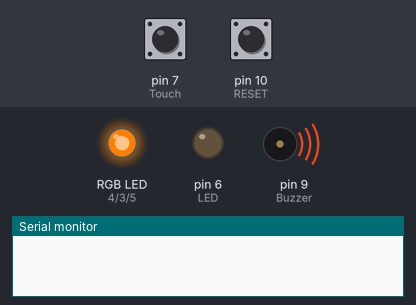
The sketch below on a simulated Arduino Uno, built with avr-gcc and run on an emulated ATmega328P. Parts: an RGB LED mixed from three pins (HIGH = lit), output pins drawn as LEDs (lit = HIGH), buzzer (waves = sounding), the last lines printed to the serial monitor. The test bench sets the inputs (shaded band); at power-on: pin 7 (Touch) LOW, pin 10 (RESET) LOW. Pins used as bus, display or sensor lines are not drawn.

Above: at 1.2 s.
1.3 s: pin 7 (Touch) pulled HIGH for 0.15 s
At 2.1 s:
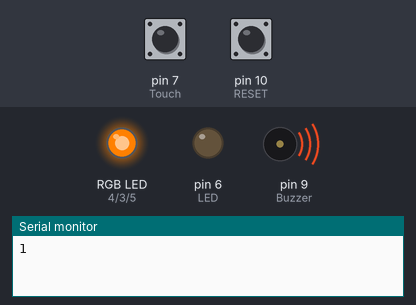
4.4 s: pin 7 (Touch) pulled HIGH for 1 s
At 7.6 s:
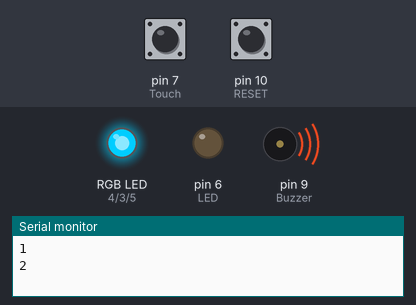
8.1 s: pin 10 (RESET) pulled HIGH for 0.15 s
At 8.9 s:
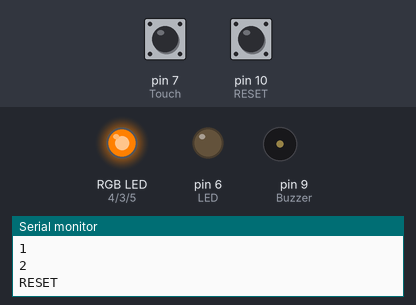
10.6 s: pin 10 (RESET) pulled HIGH for 1 s
13.1 s: pin 7 (Touch) pulled HIGH for 3.2 s
At 13.9 s:
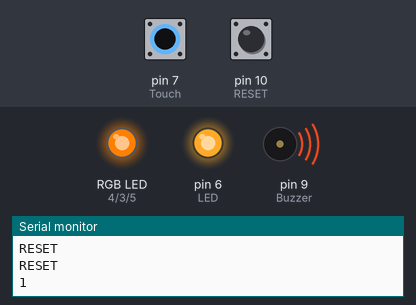
17.8 s: pin 7 (Touch) pulled HIGH for 1 s
At 18.7 s:
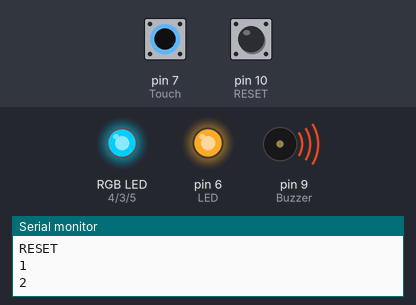
Timing chart, 0 to 21.3 s (numbered marks = the images above; inputs shaded):
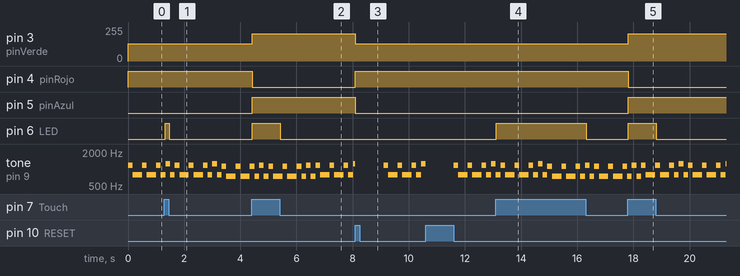

Measured:
- after the input at 1.3 s, pin 6 (LED): LOW → HIGH at once, → LOW 0.15 s later
- after the input at 4.4 s, pin 3 (pinVerde): 128/255 → 205/255 at once; pin 4 (pinRojo): HIGH → LOW at once; pin 5 (pinAzul): LOW → HIGH at once; pin 6 (LED): LOW → HIGH at once, → LOW 1.0 s later
- after the input at 8.1 s, pin 3 (pinVerde): 205/255 → 128/255 at once; pin 4 (pinRojo): LOW → HIGH at once; pin 5 (pinAzul): HIGH → LOW at once
- after the input at 13.1 s, pin 6 (LED): LOW → HIGH at once, → LOW 3.2 s later
- after the input at 17.8 s, pin 3 (pinVerde): 128/255 → 205/255 at once; pin 4 (pinRojo): HIGH → LOW at once; pin 5 (pinAzul): LOW → HIGH at once; pin 6 (LED): LOW → HIGH at once, → LOW 1.0 s later
- by itself, tone on pin 9 (Buzzer): plays 783 Hz for 0.17 s, 1174 Hz for 0.17 s, 783 Hz for 0.33 s, 1174 Hz for 0.17 s, 783 Hz for 0.33 s, 1174 Hz for 0.17 s … (23 notes in this stretch)

The sketch:

operando.ino
```cpp
#include <NonBlockingRtttl.h>

#define Buzzer 9

//Melodías en format RTTTL
const char * stranger = "StrangerThings:d=4,o=5,b=170:8c4,8p,8c4,8g,8b,8p,8c4,8p,8c4,8g,8e,8p,8c4,8p,8c4,8g,8b,8p,8c4,8p,8c4,8g,8e,8p,8c4,8p,8c4,8g,8b,8p,8c4,8p,8c4,8g,8e,8p,8c4,8p,8c4,8g,8b,8p,8c4,8p,8c4,8g,8e,8p,8p,8e4,8e,8g,8b,8p,8c4,8p,8c4,8g,8e,8p";
const char * halloween = "Halloween:d=4,o=5,b=180:8d6,8g,8g,8d6,8g,8g,8d6,8g,8d#6,8g,8d6,8g,8g,8d6,8g,8g,8d6,8g,8d#6,8g,8c#6,8f#,8f#,8c#6,8f#,8f#,8c#6,8f#,8d6,8f#,8c#6,8f#,8f#,8c#6,8f#,8f#,8c#6,8f#,8d6,8f#";

int LED = 6;
int Touch = 7;
int RESET = 10;

//Led RGB
int pinRojo = 4;
int pinVerde = 3;
int pinAzul = 5;

const int necessary_delay = 20; //milliseconds
bool isTouching = false;
unsigned long countStart;
int kill = 0;

void loopJuego() {
  unsigned long m = millis();

  digitalWrite(LED, isTouching);
  digitalWrite(Buzzer, isTouching);

  if (digitalRead(Touch) == HIGH) {
    if (isTouching) {
      countStart = m;
      return;
    }
    if (m - countStart >= necessary_delay) {
      countStart = m;
      kill++;
      cambiarColor(kill);
      Serial.println(kill);
      isTouching = true;
      return;
    }
  } else if (digitalRead(Touch) == LOW) {
    if (!isTouching) {
      countStart = m;
      return;
    }
    if (m - countStart >= necessary_delay) {
      countStart = m;
      isTouching = false;
      return;
    }
  }


}

//Colores
void setColor(int red, int green, int blue) {
  analogWrite(pinRojo, red);
  analogWrite(pinVerde, green);
  analogWrite(pinAzul, blue);
}

void cambiarColor(int kill) {

  if (kill > 1 && kill < 3) {
    setColor(52, 205, 255); //azul
  }
  if (kill > 2 && kill < 5) {
    setColor(118, 173, 253); //azul
  }
  if (kill > 4 && kill < 7) {
    setColor(0, 9, 228); //azul
  }
  if (kill > 6 && kill < 8) {
setColor(35, 85, 211); //azul
  }
  if (kill > 7 && kill < 10) {
    setColor(253, 0, 87); //morado
  }
  if (kill > 8) {
    setColor(179, 0, 223); //morado
  }
  if (kill > 9) {
    setColor(255, 0, 0); //rojo
  }
}

void setup() {
  pinMode(LED, OUTPUT);
  pinMode(Buzzer, OUTPUT);
  pinMode(Touch, INPUT);
  pinMode(RESET, INPUT);
  pinMode(pinRojo, OUTPUT);
  pinMode(pinVerde, OUTPUT);
  pinMode(pinAzul, OUTPUT);

  setColor(128, 128, 0); //Verde

  Serial.begin(115200);
  Serial.println();
}


void loop() {
  if (!rtttl::isPlaying()) {
    rtttl::begin(Buzzer, halloween);

    if (kill > 9) {
      rtttl::stop();
      rtttl::begin(Buzzer, stranger); //cambio de melodía
    }
  } else {
    rtttl::play();
  }

  loopJuego();

  //Si presionan RESET
  if(digitalRead(RESET) == HIGH){
    Serial.println("RESET");
    if(rtttl::isPlaying()){
      rtttl::stop();
      rtttl::begin(Buzzer, halloween); //cambio de melodía
      setColor(128, 128, 0); //Verde
      kill=0;
      delay(1000);
    }
  }
}
```
